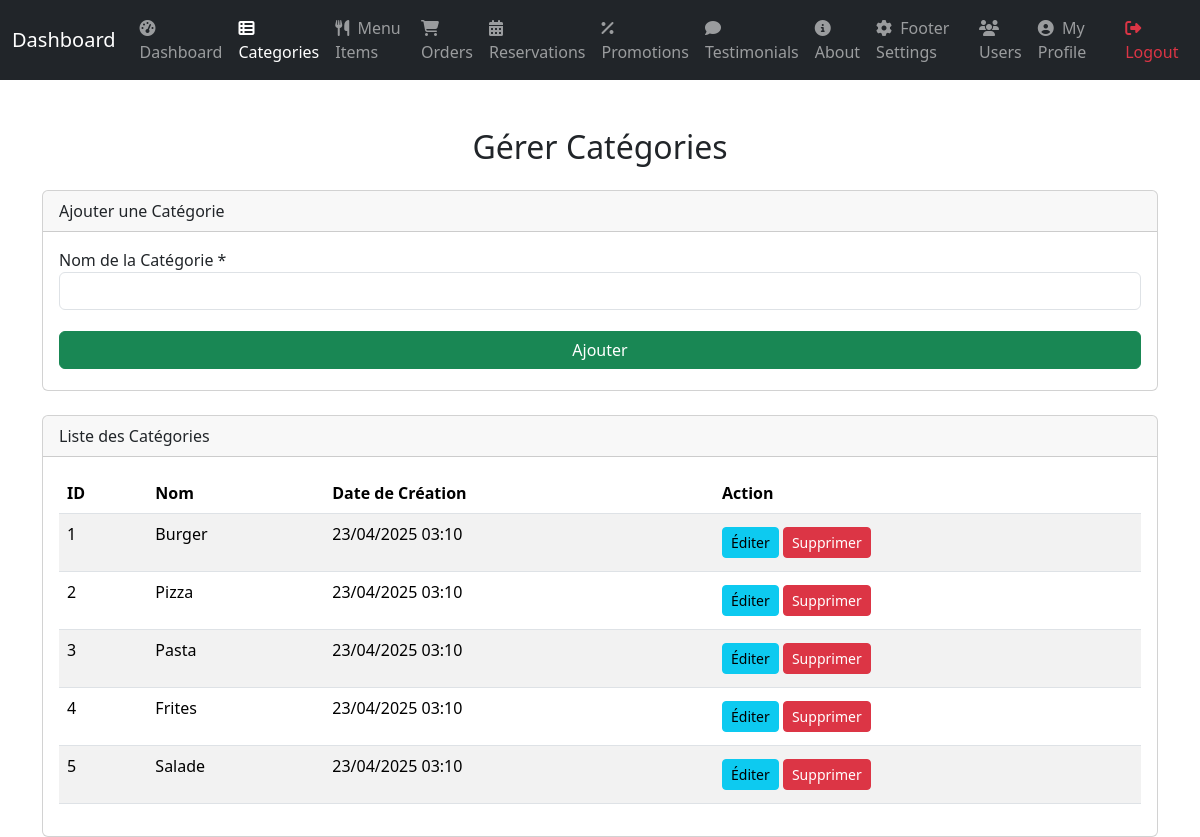
Screenshot of /admin/categories.php (signed in) with the database file from the repository.
### tables this page shows
CREATE TABLE `categories` (
  `id` int(11) NOT NULL,
  `name` varchar(50) NOT NULL,
  `created_at` timestamp NOT NULL DEFAULT current_timestamp()
);

### admin/categories.php (the view, shortened to what this page needs)
<?php
    require_once 'db.php';
    $categories = [];
    $result     = $mysqli->query("SELECT * FROM categories ORDER BY created_at DESC");
    if ($result) {
        $categories = $result->fetch_all(MYSQLI_ASSOC);
    }
?>
<?php include_once 'includes/header.php'; ?>
    <div class="container mt-5">
        <h2 class="text-center mb-4">Gérer Catégories</h2>
        <div class="card mb-4">
            <div class="card-header">
                Ajouter une Catégorie
            </div>
            <div class="card-body">
                <form method="POST" action="" id="add-category-form">
                    <div class="form-group mb-3">
                        <label for="name">Nom de la Catégorie *</label>
                        <input type="text" class="form-control" id="name" name="name" required>
                    </div>
                    <button type="submit" class="btn btn-success btn-block w-100">Ajouter</button>
                </form>
            </div>
        </div>
        <div class="card">
            <div class="card-header">
                Liste des Catégories
            </div>
            <div class="card-body">
                <table class="table table-striped">
                    <thead>
                        <tr>
                            <th>ID</th>
                            <th>Nom</th>
                            <th>Date de Création</th>
                            <th>Action</th>
                        </tr>
                    </thead>
                    <tbody>
                        <?php foreach ($categories as $category): ?>
                            <tr>
                                <td><?php echo htmlspecialchars($category['id']); ?></td>
                                <td><?php echo htmlspecialchars($category['name']); ?></td>
                                <td><?php echo date('d/m/Y H:i', strtotime($category['created_at'])); ?></td>
                                <td>
                                    <a href="edit_category.php?id=<?php echo htmlspecialchars($category['id']); ?>" class="btn btn-info btn-sm">Éditer</a>
                                    <a href="delete_category.php?id=<?php echo htmlspecialchars($category['id']); ?>" class="btn btn-danger btn-sm">Supprimer</a>
                                </td>
                            </tr>
                        <?php endforeach; ?>
                    </tbody>
                </table>
            </div>
        </div>
    </div>
<?php include_once 'includes/footer.php'; ?>

### admin/css/admin.css (style rules this page uses)
html, body { height: 100%; margin: 0; padding: 0; }
.btn { margin-top: 5px !important; margin-bottom: 5px !important; }

### rows the page displays
categories: id "1", name "Burger", created_at "23/04/2025 03:10"
categories: id "2", name "Pizza", created_at "23/04/2025 03:10"
categories: id "3", name "Pasta", created_at "23/04/2025 03:10"
categories: id "4", name "Frites", created_at "23/04/2025 03:10"
categories: id "5", name "Salade", created_at "23/04/2025 03:10"
